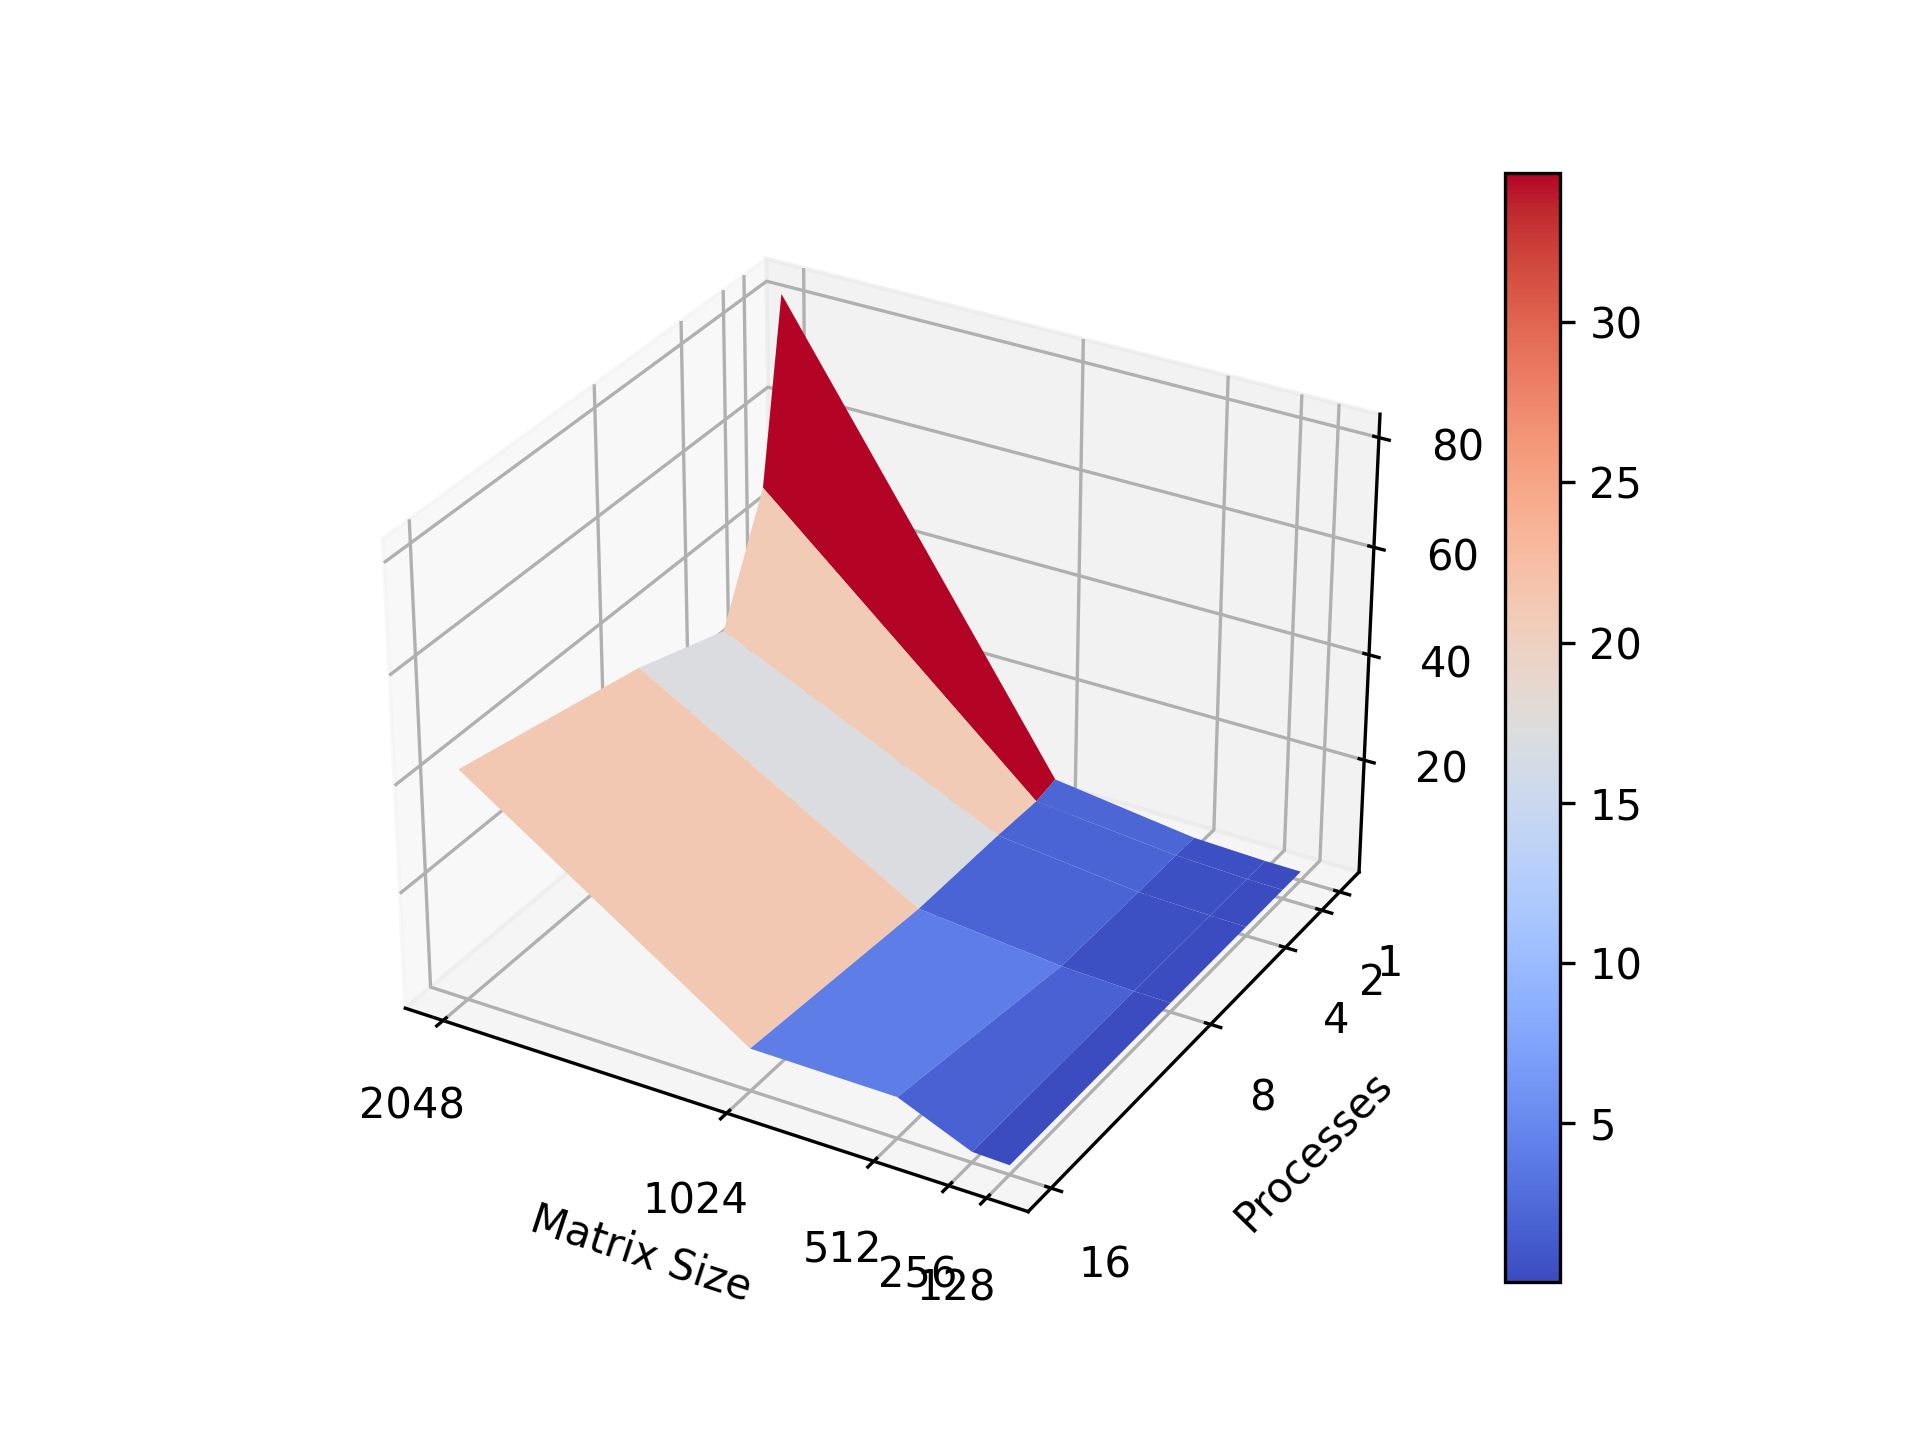

Recreate this plot in Python.
import numpy as np
from mpl_toolkits.mplot3d import Axes3D

import matplotlib.pyplot as plt

# 进程数量
processes = np.array([1, 2, 4, 8, 16])

# 矩阵规模
sizes = np.array([128, 256, 512, 1024, 2048])

# 时间
times = np.array([
    [0.014097, 0.070119, 0.543809, 4.048968, 82.492855],
    [0.017437, 0.091779, 0.627493, 3.168582, 48.964278],
    [0.020966, 0.111330, 0.547351, 3.426131, 27.645359],
    [0.038651, 0.156202, 0.697604, 3.350200, 33.643892],
    [0.054763, 0.279289, 5.988570, 6.243032, 41.413419]
])

# 创建一个新的 3D 图形
fig = plt.figure()
ax = fig.add_subplot(111, projection='3d')

# 使用 meshgrid 创建网格
X, Y = np.meshgrid(sizes, processes)

# 绘制曲面
surf = ax.plot_surface(X, Y, times, cmap='coolwarm')

# 添加颜色条
fig.colorbar(surf)

# 设置标签
ax.set_xlabel('Matrix Size')
ax.set_ylabel('Processes')
ax.set_zlabel('Time (s)')
ax.view_init(30, 120)

# 设置x和y轴的刻度为给定的数据值
ax.set_xticks(sizes)
ax.set_yticks(processes)

# 显示图形
plt.savefig('pics.png', dpi=300)
